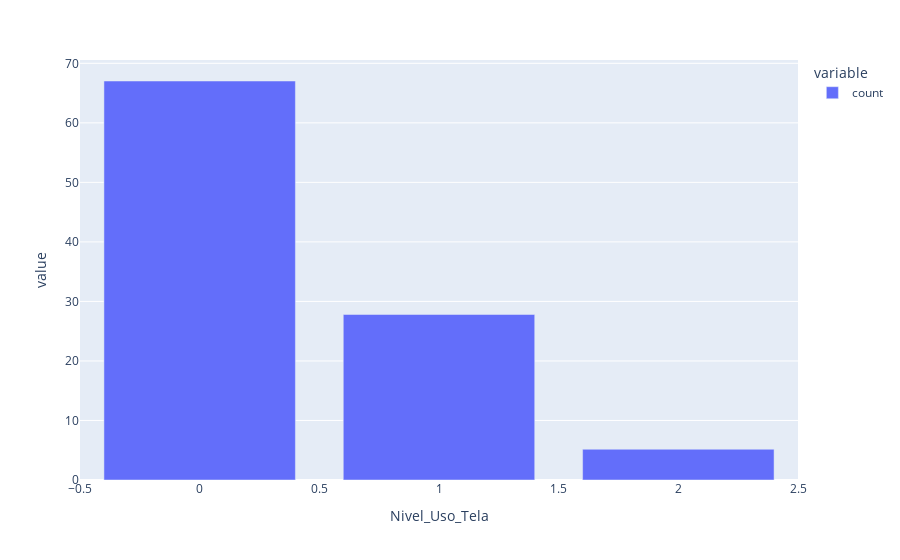

The notebook cell saved with this chart:
### Code cell
# Análise Univariada - Nìvel de uso de tela
px.bar(df_obesidade.value_counts('Nivel_Uso_Tela') / len(df_obesidade) * 100)

### Figure 1 — Plotly figure (JSON) as saved in the notebook; plotly's stock layout.template omitted (floating-point values rounded to 4 significant figures)
{"data": [{"alignmentgroup": "True", "hovertemplate": "variable=count<br>Nivel_Uso_Tela=%{x}<br>value=%{y}<extra></extra>", "legendgroup": "count", "marker": {"color": "#636efa", "pattern": {"shape": ""}}, "name": "count", "offsetgroup": "count", "orientation": "v", "showlegend": true, "textposition": "auto", "type": "bar", "x": [0, 1, 2], "xaxis": "x", "y": [67.03, 27.81, 5.163], "yaxis": "y"}], "layout": {"barmode": "relative", "legend": {"title": {"text": "variable"}, "tracegroupgap": 0}, "margin": {"t": 60}, "xaxis": {"anchor": "y", "domain": [0, 1], "title": {"text": "Nivel_Uso_Tela"}}, "yaxis": {"anchor": "x", "domain": [0, 1], "title": {"text": "value"}}}}
